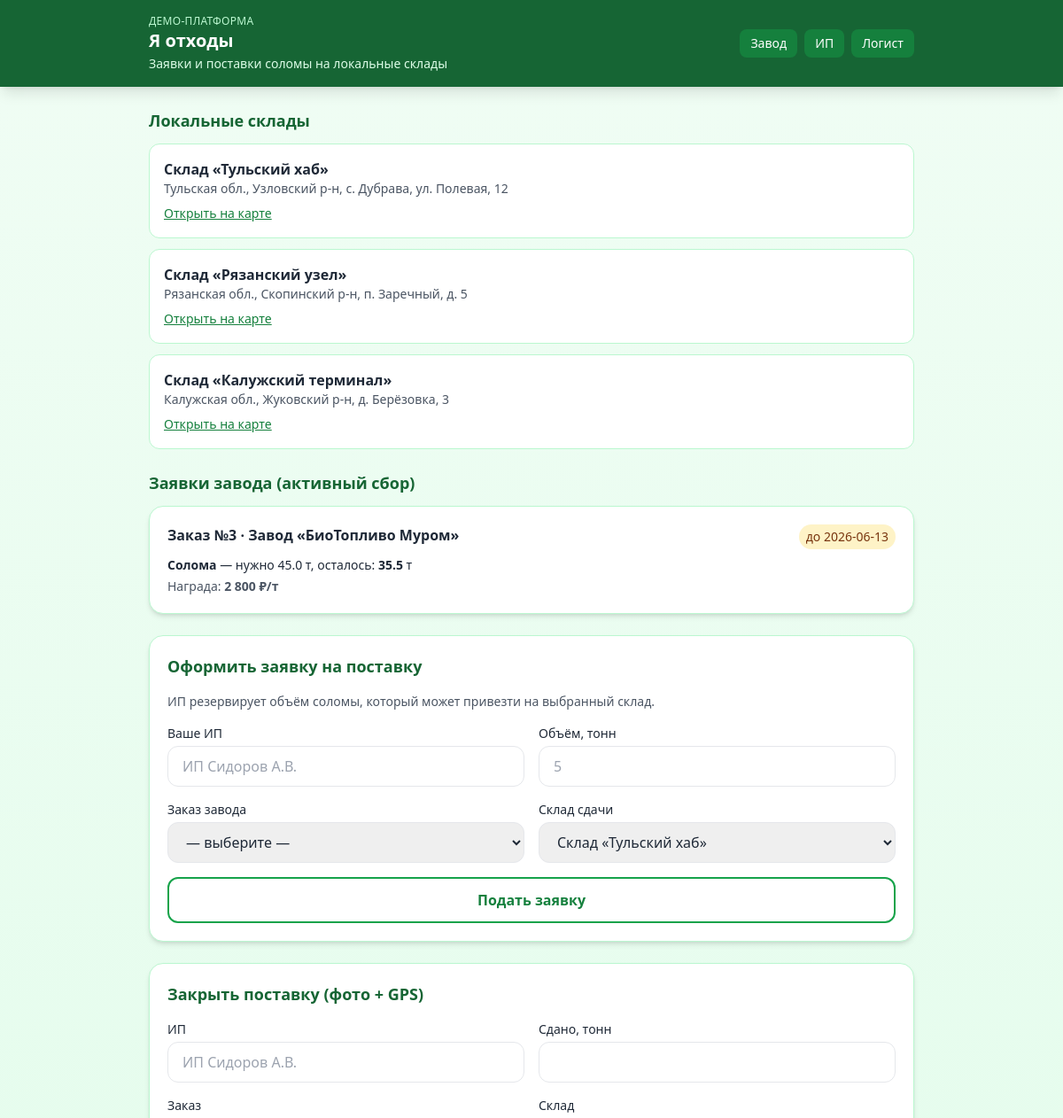
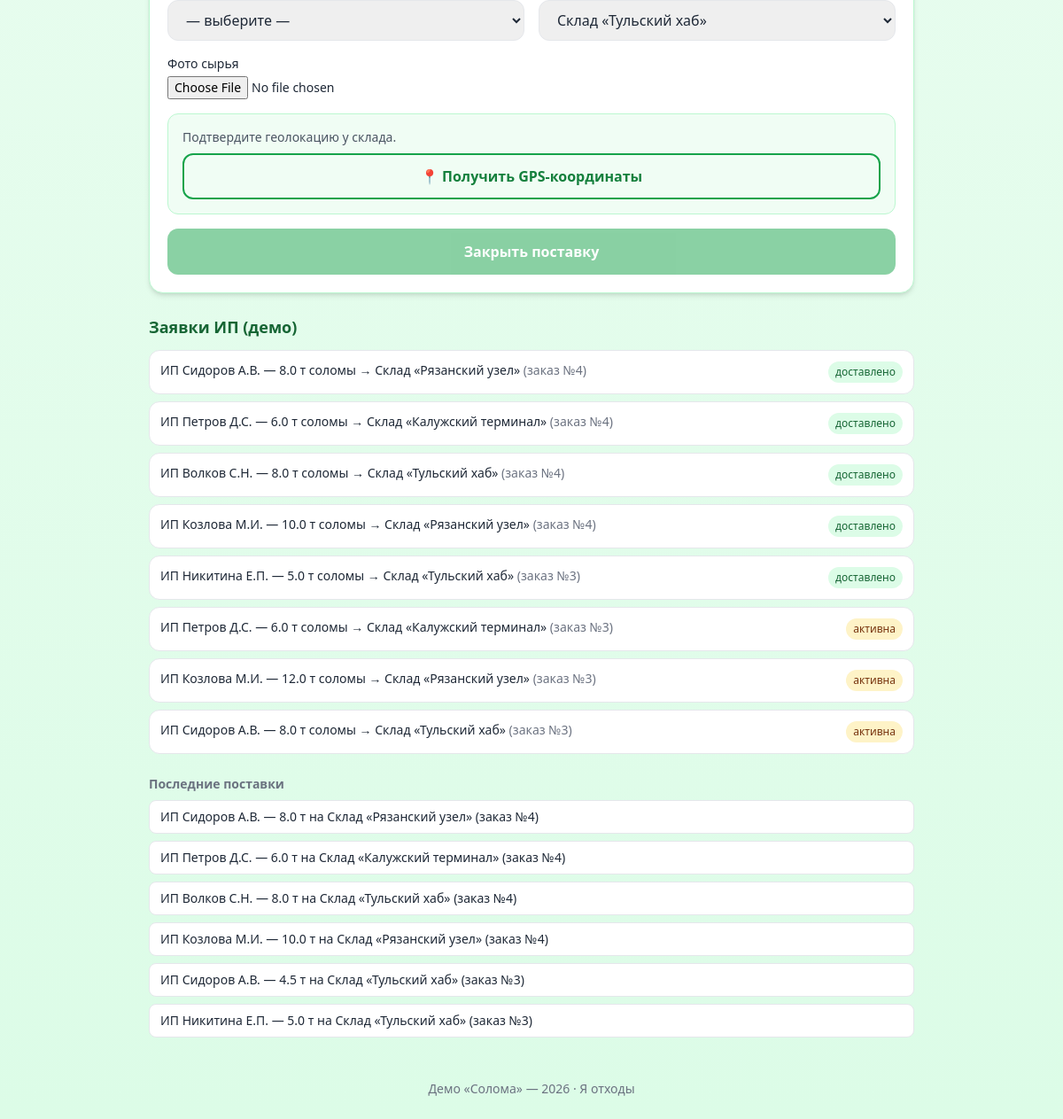
Page /supplier on the committed database (2 pictures, top to bottom).
### tables this page shows
CREATE TABLE warehouses (
            id INTEGER PRIMARY KEY AUTOINCREMENT,
            name TEXT NOT NULL,
            address TEXT NOT NULL,
            latitude REAL NOT NULL,
            longitude REAL NOT NULL
        );

CREATE TABLE factory_orders (
            id INTEGER PRIMARY KEY AUTOINCREMENT,
            factory_name TEXT NOT NULL,
            material TEXT NOT NULL DEFAULT 'Солома',
            quantity_tons REAL NOT NULL,
            delivery_date TEXT NOT NULL,
            prepay_amount REAL NOT NULL,
            reward_supplier_per_ton REAL NOT NULL,
            reward_logistics REAL NOT NULL,
            factory_address TEXT,
            factory_lat REAL NOT NULL,
            factory_lng REAL NOT NULL,
            warehouse_id INTEGER NOT NULL,
            status TEXT NOT NULL DEFAULT 'сбор',
            created_at TEXT NOT NULL DEFAULT (datetime('now', 'localtime')),
            FOREIGN KEY (warehouse_id) REFERENCES warehouses(id)
        );

CREATE TABLE supplier_offers (
            id INTEGER PRIMARY KEY AUTOINCREMENT,
            order_id INTEGER NOT NULL,
            warehouse_id INTEGER NOT NULL,
            supplier_name TEXT NOT NULL,
            quantity_tons REAL NOT NULL,
            status TEXT NOT NULL DEFAULT 'активна',
            created_at TEXT NOT NULL DEFAULT (datetime('now', 'localtime')),
            FOREIGN KEY (order_id) REFERENCES factory_orders(id),
            FOREIGN KEY (warehouse_id) REFERENCES warehouses(id)
        );

CREATE TABLE supplier_deliveries (
            id INTEGER PRIMARY KEY AUTOINCREMENT,
            order_id INTEGER NOT NULL,
            supplier_name TEXT NOT NULL,
            quantity_tons REAL NOT NULL,
            photo_filename TEXT,
            latitude REAL NOT NULL,
            longitude REAL NOT NULL,
            delivered_at TEXT NOT NULL DEFAULT (datetime('now', 'localtime')),
            status TEXT NOT NULL DEFAULT 'сдано', warehouse_id INTEGER REFERENCES warehouses(id),
            FOREIGN KEY (order_id) REFERENCES factory_orders(id)
        );

### app.py (the view, shortened to what this page needs)
@app.route("/supplier", methods=["GET", "POST"])
def supplier():
    db = get_db()
    return _supplier_render(db)

### app.py (called while the page is built)
def get_db():
    if "db" not in g:
        g.db = sqlite3.connect(DATABASE)
        g.db.row_factory = sqlite3.Row
        g.db.execute("PRAGMA foreign_keys = ON")
    return g.db

def order_collected_tons(db, order_id):
    row = db.execute(
        """
        SELECT COALESCE(SUM(quantity_tons), 0) AS total
        FROM supplier_deliveries
        WHERE order_id = ? AND status IN ('сдано', 'принято')
        """,
        (order_id,),
    ).fetchone()
    return float(row["total"])

@app.context_processor
def inject_globals():
    return {"now_year": datetime.now().year}

def _route_stops(db, order_id):
    return db.execute(
        """
        SELECT s.*, w.name AS warehouse_name, w.address AS warehouse_address,
               w.latitude, w.longitude
        FROM order_route_stops s
        JOIN warehouses w ON w.id = s.warehouse_id
        WHERE s.order_id = ?
        ORDER BY s.stop_order ASC
        """,
        (order_id,),
    ).fetchall()

def _open_orders_for_suppliers(db):
    rows = db.execute(
        """
        SELECT o.*, w.name AS warehouse_name, w.address AS warehouse_address,
               w.latitude AS wh_lat, w.longitude AS wh_lng
        FROM factory_orders o
        JOIN warehouses w ON w.id = o.warehouse_id
        WHERE o.status = 'сбор'
        ORDER BY o.delivery_date ASC
        """
    ).fetchall()
    result = []
    for o in rows:
        collected = order_collected_tons(db, o["id"])
        remaining = max(0, o["quantity_tons"] - collected)
        stops = _route_stops(db, o["id"])
        result.append(
            {
                **dict(o),
                "collected_tons": collected,
                "remaining_tons": remaining,
                "route_stops": stops,
            }
        )
    return result

### templates/supplier.html (shortened to what this page needs)
{% extends "base.html" %}
{% block subtitle %}Заявки и поставки соломы на локальные склады{% endblock %}
{% block content %}
<section class="mb-6">
  <h2 class="text-lg font-bold text-eco-800 mb-3">Локальные склады</h2>
  <div class="grid gap-3">
    {% for w in warehouses %}
    <div class="bg-white rounded-xl border border-eco-200 p-4">
      <p class="font-bold">{{ w.name }}</p>
      <p class="text-sm text-gray-600">{{ w.address }}</p>
      <a href="https://yandex.ru/maps/?pt={{ w.longitude }},{{ w.latitude }}&z=14&l=map"
         target="_blank" class="text-sm text-eco-700 underline mt-2 inline-block">Открыть на карте</a>
    </div>
    {% endfor %}
  </div>
</section>
<section class="mb-6">
  <h2 class="text-lg font-bold text-eco-800 mb-3">Заявки завода (активный сбор)</h2>
  {% if orders %}
  <div class="space-y-4">
    {% for o in orders %}
    <article class="bg-white rounded-2xl shadow-md border border-eco-200 p-5">
      <div class="flex flex-wrap justify-between gap-2 mb-2">
        <h3 class="font-bold">Заказ №{{ o.id }} · {{ o.factory_name }}</h3>
        <span class="text-sm bg-amber-100 text-amber-900 px-2 py-1 rounded-full">до {{ o.delivery_date }}</span>
      </div>
      <p class="text-sm">
        <strong>{{ o.material }}</strong> — нужно {{ o.quantity_tons }} т,
        осталось: <strong>{{ o.remaining_tons }}</strong> т
      </p>
      <p class="text-sm text-gray-600 mt-1">
        Награда: <strong>{{ "{:,.0f}".format(o.reward_supplier_per_ton).replace(",", " ") }} ₽/т</strong>
      </p>
    </article>
    {% endfor %}
  </div>
  {% else %}
  <p class="text-gray-500 text-sm bg-white rounded-xl p-4 border">Нет открытых заявок.</p>
  {% endif %}
</section>
<section class="bg-white rounded-2xl shadow-md border border-eco-200 p-5 mb-6">
  <h2 class="text-lg font-bold text-eco-800 mb-4">Оформить заявку на поставку</h2>
  <p class="text-sm text-gray-600 mb-4">ИП резервирует объём соломы, который может привезти на выбранный склад.</p>
  <form method="post" class="space-y-4">
    <div class="grid sm:grid-cols-2 gap-4">
      <div>
        <label class="block text-sm font-medium mb-1">Ваше ИП</label>
        <input name="supplier_name" required list="ip-list" placeholder="ИП Сидоров А.В."
          class="w-full rounded-xl border px-4 py-2.5">
      </div>
      <div>
        <label class="block text-sm font-medium mb-1">Объём, тонн</label>
        <input type="number" name="quantity_tons" min="0.5" step="0.5" required placeholder="5"
          class="w-full rounded-xl border px-4 py-2.5">
      </div>
    </div>
    <div class="grid sm:grid-cols-2 gap-4">
      <div>
        <label class="block text-sm font-medium mb-1">Заказ завода</label>
        <select name="order_id" required class="w-full rounded-xl border px-4 py-2.5">
          <option value="">— выберите —</option>
        </select>
      </div>
      <div>
        <label class="block text-sm font-medium mb-1">Склад сдачи</label>
        <select name="warehouse_id" required class="w-full rounded-xl border px-4 py-2.5">
          {% for w in warehouses %}
          <option value="{{ w.id }}">{{ w.name }}</option>
          {% endfor %}
        </select>
      </div>
    </div>
    <button type="submit" class="w-full border-2 border-eco-600 text-eco-700 font-bold py-3 rounded-xl hover:bg-eco-50">
      Подать заявку
    </button>
  </form>
</section>
<section class="bg-white rounded-2xl shadow-md border border-eco-200 p-5 mb-6">
  <h2 class="text-lg font-bold text-eco-800 mb-4">Закрыть поставку (фото + GPS)</h2>
  <form method="post" enctype="multipart/form-data" class="space-y-4" id="delivery-form">
    <div class="grid sm:grid-cols-2 gap-4">
      <div>
        <label class="block text-sm font-medium mb-1">ИП</label>
        <input name="supplier_name" required list="ip-list2" placeholder="ИП Сидоров А.В."
          class="w-full rounded-xl border px-4 py-2.5">
      </div>
      <div>
        <label class="block text-sm font-medium mb-1">Сдано, тонн</label>
        <input type="number" name="quantity_tons" min="0.1" step="0.1" required
          class="w-full rounded-xl border px-4 py-2.5">
      </div>
    </div>
    <div class="grid sm:grid-cols-2 gap-4">
      <div>
        <label class="block text-sm font-medium mb-1">Заказ</label>
        <select name="order_id" required class="w-full rounded-xl border px-4 py-2.5">
          <option value="">— выберите —</option>
        </select>
      </div>
      <div>
        <label class="block text-sm font-medium mb-1">Склад</label>
        <select name="warehouse_id" required class="w-full rounded-xl border px-4 py-2.5">
          {% for w in warehouses %}
          <option value="{{ w.id }}">{{ w.name }}</option>
          {% endfor %}
        </select>
      </div>
    </div>
    <div>
      <label class="block text-sm font-medium mb-1">Фото сырья</label>
      <input type="file" name="photo" accept="image/*" capture="environment" class="w-full text-sm">
    </div>
    <div class="rounded-xl bg-eco-50 border border-eco-200 p-4">
      <p id="geo-status" class="text-sm text-gray-600 mb-2">Подтвердите геолокацию у склада.</p>
      <button type="button" id="geo-btn" class="w-full border-2 border-eco-600 text-eco-700 font-semibold py-3 rounded-xl">
        📍 Получить GPS-координаты
      </button>
    </div>
    <button type="submit" id="submit-btn" disabled
      class="w-full bg-eco-600 text-white font-bold py-3.5 rounded-xl disabled:opacity-50">
      Закрыть поставку
    </button>
  </form>
</section>
<section class="mb-6">
  <h2 class="text-lg font-bold text-eco-800 mb-3">Заявки ИП (демо)</h2>
  {% if offers %}
  <div class="space-y-2">
    {% for f in offers %}
    <div class="bg-white rounded-xl border p-3 text-sm flex flex-wrap justify-between gap-2">
      <div>
        <span class="font-medium">{{ f.supplier_name }}</span> —
        {{ f.quantity_tons }} т соломы → {{ f.warehouse_name }}
        <span class="text-gray-500">(заказ №{{ f.order_id }})</span>
      </div>
      <span class="text-xs px-2 py-1 rounded-full
        {% if f.status == 'активна' %}bg-amber-100 text-amber-900
        {% elif f.status == 'доставлено' %}bg-eco-100 text-eco-800
        {% else %}bg-gray-100{% endif %}">{{ f.status }}</span>
    </div>
    {% endfor %}
  </div>
  {% else %}
  <p class="text-gray-500 text-sm">Заявок пока нет.</p>
  {% endif %}
</section>
{% if recent_deliveries %}
<section>
  <h2 class="text-sm font-semibold text-gray-500 mb-2">Последние поставки</h2>
  <ul class="space-y-2 text-sm">
    {% for d in recent_deliveries %}
    <li class="bg-white rounded-lg px-3 py-2 border">
      {{ d.supplier_name }} — {{ d.quantity_tons }} т
      {% if d.warehouse_name %}на {{ d.warehouse_name }}{% endif %}
      (заказ №{{ d.order_id }})
    </li>
    {% endfor %}
  </ul>
</section>
{% endif %}
{% endblock %}

### rows in the picture
warehouses: name "Склад «Тульский хаб»", address "Тульская обл., Узловский р-н, с. Дубрава, ул. Полевая, 12"
warehouses: name "Склад «Рязанский узел»", address "Рязанская обл., Скопинский р-н, п. Заречный, д. 5"
warehouses: name "Склад «Калужский терминал»", address "Калужская обл., Жуковский р-н, д. Берёзовка, 3"
factory_orders: id "3", factory_name "Завод «БиоТопливо Муром»", delivery_date "2026-06-13", material "Солома", quantity_tons "45.0", remaining_tons "35.5", reward_supplier_per_ton "2 800"
supplier_offers: supplier_name "ИП Сидоров А.В.", quantity_tons "8.0", warehouse_name "Склад «Рязанский узел»", order_id "4", status "доставлено"
supplier_offers: supplier_name "ИП Петров Д.С.", quantity_tons "6.0", warehouse_name "Склад «Калужский терминал»", order_id "4", status "доставлено"
supplier_offers: supplier_name "ИП Волков С.Н.", quantity_tons "8.0", warehouse_name "Склад «Тульский хаб»", order_id "4", status "доставлено"
supplier_offers: supplier_name "ИП Козлова М.И.", quantity_tons "10.0", warehouse_name "Склад «Рязанский узел»", order_id "4", status "доставлено"
supplier_offers: supplier_name "ИП Никитина Е.П.", quantity_tons "5.0", warehouse_name "Склад «Тульский хаб»", order_id "3", status "доставлено"
supplier_offers: supplier_name "ИП Петров Д.С.", quantity_tons "6.0", warehouse_name "Склад «Калужский терминал»", order_id "3", status "активна"
supplier_offers: supplier_name "ИП Козлова М.И.", quantity_tons "12.0", warehouse_name "Склад «Рязанский узел»", order_id "3", status "активна"
supplier_offers: supplier_name "ИП Сидоров А.В.", quantity_tons "8.0", warehouse_name "Склад «Тульский хаб»", order_id "3", status "активна"
supplier_deliveries: supplier_name "ИП Сидоров А.В.", quantity_tons "8.0", warehouse_name "Склад «Рязанский узел»", order_id "4"
supplier_deliveries: supplier_name "ИП Петров Д.С.", quantity_tons "6.0", warehouse_name "Склад «Калужский терминал»", order_id "4"
supplier_deliveries: supplier_name "ИП Волков С.Н.", quantity_tons "8.0", warehouse_name "Склад «Тульский хаб»", order_id "4"
supplier_deliveries: supplier_name "ИП Козлова М.И.", quantity_tons "10.0", warehouse_name "Склад «Рязанский узел»", order_id "4"
supplier_deliveries: supplier_name "ИП Сидоров А.В.", quantity_tons "4.5", warehouse_name "Склад «Тульский хаб»", order_id "3"
supplier_deliveries: supplier_name "ИП Никитина Е.П.", quantity_tons "5.0", warehouse_name "Склад «Тульский хаб»", order_id "3"

### other values in the picture
form field warehouse_id "Склад «Тульский хаб»"
